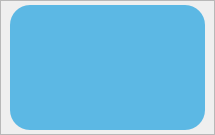
    <widget class="QFrame" name="frame_Image">
     <property name="geometry">
      <rect>
       <x>115</x>
       <y>10</y>
       <width>215</width>
       <height>135</height>
      </rect>
     </property>
     <property name="styleSheet">
      <string notr="true">#frame_Image{
	background-color: #E8E8E8;
	border-radius: 15;
	border: 1px solid white;
}</string>
     </property>
     <property name="frameShape">
      <enum>QFrame::StyledPanel</enum>
     </property>
     <property name="frameShadow">
      <enum>QFrame::Raised</enum>
     </property>
     <widget class="QFrame" name="frame_2">
      <property name="geometry">
       <rect>
        <x>10</x>
        <y>5</y>
        <width>195</width>
        <height>125</height>
       </rect>
      </property>
      <property name="styleSheet">
       <string notr="true">background-color: #5CB8E4;
border-radius: 20px</string>
      </property>
      <property name="frameShape">
       <enum>QFrame::StyledPanel</enum>
      </property>
      <property name="frameShadow">
       <enum>QFrame::Raised</enum>
      </property>
      <widget class="QLabel" name="label_image">
       <property name="enabled">
        <bool>true</bool>
       </property>
       <property name="geometry">
        <rect>
         <x>220</x>
         <y>0</y>
         <width>185</width>
         <height>115</height>
        </rect>
       </property>
       <property name="styleSheet">
        <string notr="true">#label_image
{
	border-image: url(:/ImagePersonal/Image/ImagePersonal/1.jpg) 0 0 0 0 stretch stretch;
	border-radius: 15px;
	border: 1pxsolid white;
}</string>
       </property>
       <property name="text">
        <string/>
       </property>
      </widget>
      <widget class="QLabel" name="label_image_2">
       <property name="geometry">
        <rect>
         <x>5</x>
         <y>5</y>
         <width>185</width>
         <height>115</height>
        </rect>
       </property>
       <property name="styleSheet">
        <string notr="true">#label_image_2
{
	border-image: url(:/ImagePersonal/Image/ImagePersonal/11.jpg) 0 0 0 0 stretch stretch;
	border-radius: 15px;
	border: 1pxsolid white;
}</string>
       </property>
       <property name="text">
        <string/>
       </property>
      </widget>
      <zorder>label_image_2</zorder>
      <zorder>label_image</zorder>
     </widget>
    </widget>
